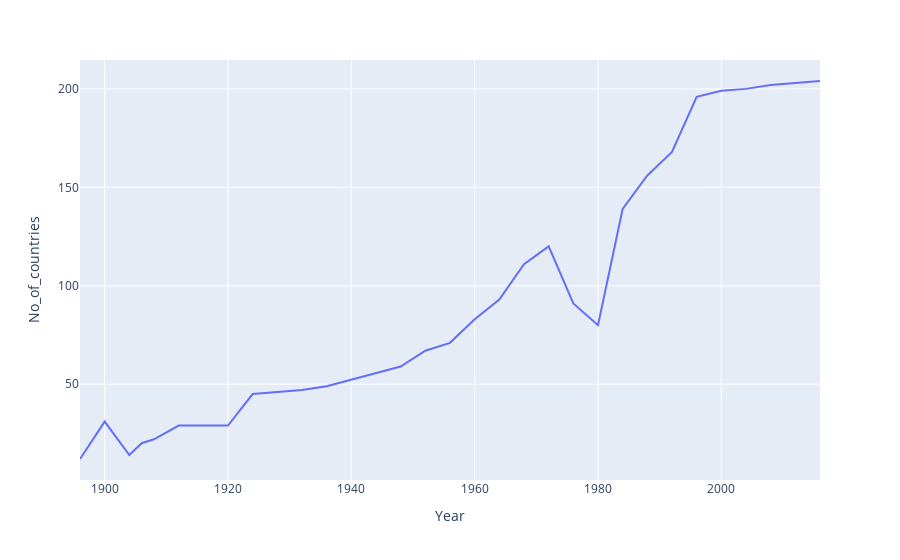

Source (notebook cell):
### Code cell
# Plotting a Line graph of Participating nations over the year

import plotly.express as px

nations_over_time = df.drop_duplicates(['Year','region'])['Year'].value_counts().reset_index().sort_values('index')
nations_over_time.rename(columns={'index':'Year','Year':'No_of_countries'},inplace=True)

fig = px.line(nations_over_time,x='Year',y='No_of_countries')
fig.show()

### Figure 1 — Plotly figure (JSON) as saved in the notebook; plotly's stock layout.template omitted (floating-point values rounded to 4 significant figures)
{"data": [{"hovertemplate": "Year=%{x}<br>No_of_countries=%{y}<extra></extra>", "legendgroup": "", "line": {"color": "#636efa", "dash": "solid"}, "marker": {"symbol": "circle"}, "mode": "lines", "name": "", "orientation": "v", "showlegend": false, "type": "scatter", "x": [1896, 1900, 1904, 1906, 1908, 1912, 1920, 1924, 1928, 1932, 1936, 1948, 1952, 1956, 1960, 1964, 1968, 1972, 1976, 1980, 1984, 1988, 1992, 1996, 2000, 2004, 2008, 2012, 2016], "xaxis": "x", "y": [12, 31, 14, 20, 22, 29, 29, 45, 46, 47, 49, 59, 67, 71, 83, 93, 111, 120, 91, 80, 139, 156, 168, 196, 199, 200, 202, 203, 204], "yaxis": "y"}], "layout": {"legend": {"tracegroupgap": 0}, "margin": {"t": 60}, "xaxis": {"anchor": "y", "domain": [0, 1], "title": {"text": "Year"}}, "yaxis": {"anchor": "x", "domain": [0, 1], "title": {"text": "No_of_countries"}}}}
